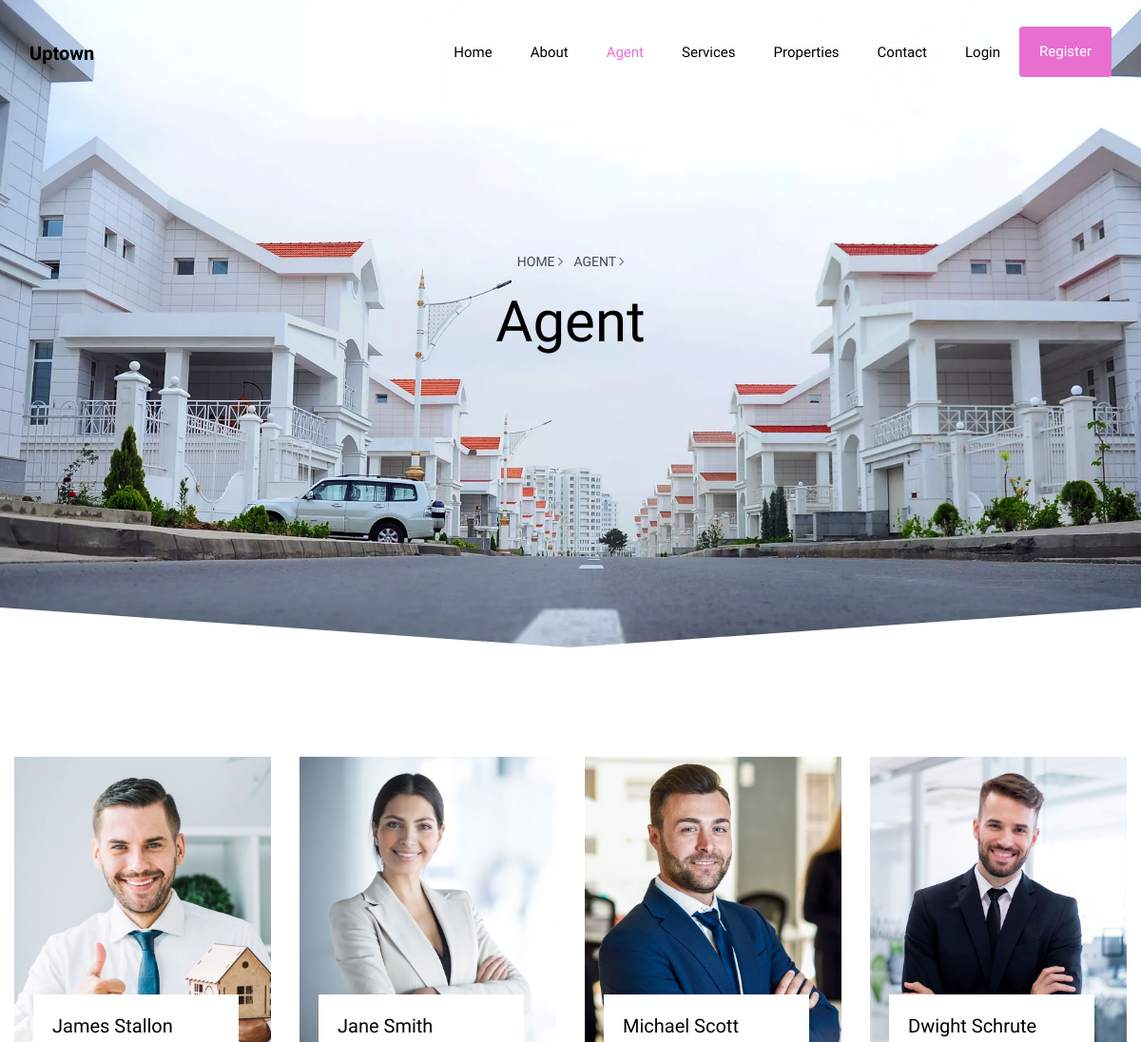
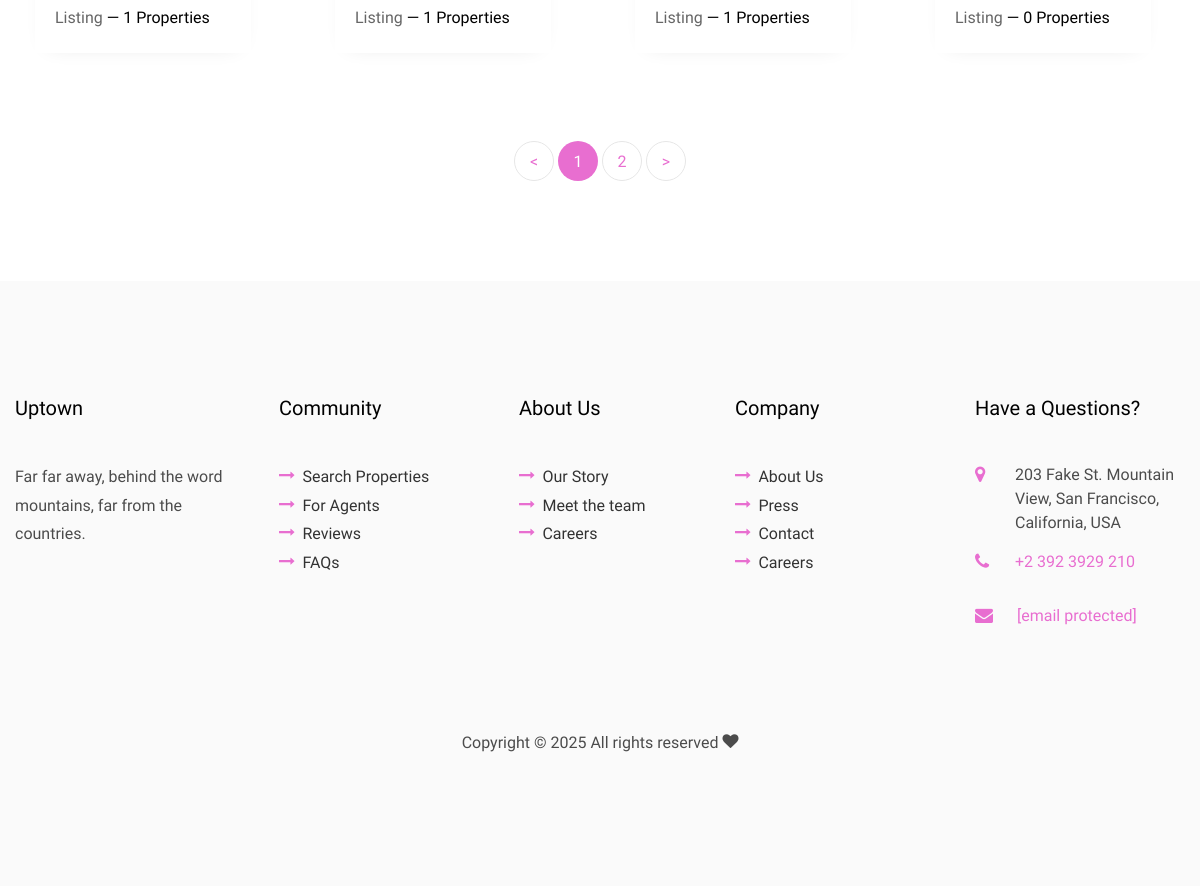
Page /agent.php on the committed database (2 pictures, top to bottom).
### tables this page shows
CREATE TABLE users (
    id INT AUTO_INCREMENT PRIMARY KEY,
    username VARCHAR(100) NOT NULL,
    name VARCHAR(100) NOT NULL,
    email VARCHAR(100) UNIQUE NOT NULL,
    password_hash VARCHAR(255) NOT NULL,
    role ENUM('end-user', 'agent', 'admin') NOT NULL,
    profile_pic VARCHAR(255) NULL,
    contact VARCHAR(15) ,
    created_at TIMESTAMP DEFAULT CURRENT_TIMESTAMP
);

### backend/select_agents.php (called while the page is built, shortened)
<?php
$limit = 4;
$page = isset($_GET['agent_page']) ? (int)$_GET['agent_page'] : 1;
$offset = ($page - 1) * $limit;
try {
    $countStmt = $conn->prepare("SELECT COUNT(*) FROM users WHERE role = 'agent'");
    $countStmt->execute();
    $total_agents = $countStmt->fetchColumn();
    $total_pages = ceil($total_agents / $limit);
    $stmt = $conn->prepare("
        SELECT u.id, u.name, u.profile_pic,
            (SELECT COUNT(*) FROM properties p WHERE p.agent_id = u.id) AS property_count
        FROM users u
        WHERE u.role = 'agent'
        LIMIT :limit OFFSET :offset
    ");
    $stmt->bindValue(':limit', $limit, PDO::PARAM_INT);
    $stmt->bindValue(':offset', $offset, PDO::PARAM_INT);
    $stmt->execute();
    $agents = $stmt->fetchAll(PDO::FETCH_ASSOC);
    $message = true;
} catch (PDOException $e) {
    $message = "Error fetching agents: " . $e->getMessage();
    exit();
}

### agent.php (the view, shortened to what this page needs)
<?php require_once("components/header.php");
if ($conMessage):
	require_once("backend/select_agents.php");
endif;
?>
<section class="hero-wrap hero-wrap-2 ftco-degree-bg js-fullheight" style="background-image: url('images/bg_1.jpg');" data-stellar-background-ratio="0.5">
	<div class="overlay"></div>
	<div class="container">
		<div class="row no-gutters slider-text js-fullheight align-items-center justify-content-center">
			<div class="col-md-9 ftco-animate pb-5 text-center">
				<p class="breadcrumbs"><span class="mr-2"><a href="index.php">Home <i class="ion-ios-arrow-forward"></i></a></span> <span>Agent <i class="ion-ios-arrow-forward"></i></span></p>
				<h1 class="mb-3 bread">Agent</h1>
			</div>
		</div>
	</div>
</section>
<section class="ftco-section ftco-agent">
	<div class="container">
		<?php if ($message): ?>
			<div class="row">
				<?php foreach ($agents as $agent): ?>
					<div class="col-md-3">
						<div class="agent">
							<div class="img custom-img">
								<img src="<?php echo !empty($agent['profile_pic']) ? "dashboard/" . $agent['profile_pic'] : 'images/default-agent.jpg'; ?>" class="img-fluid" alt="Agent Image">
							</div>
							<div class="desc">
								<h3>
									<a href="single-agent.php?agent_id=<?php echo $agent['id']; ?>">
										<?php echo htmlspecialchars($agent['name']); ?>
									</a>
								</h3>
								<p class="h-info">
									<span class="location">Listing</span>
									<span class="details">&mdash; <?php echo $agent['property_count']; ?> Properties</span>
								</p>
							</div>
						</div>
					</div>
				<?php endforeach; ?>
			</div>
			<div class="row mt-5">
				<div class="col text-center">
					<div class="block-27">
						<ul>
							<?php if ($page > 1): ?>
								<li><a href="agent.php?agent_page=<?php echo $page - 1; ?>">&lt;</a></li>
							<?php else: ?>
								<li class="disabled"><span>&lt;</span></li>
							<?php endif; ?>
							<?php for ($i = 1; $i <= $total_pages; $i++): ?>
								<?php if ($i == $page): ?>
									<li class="active"><span><?php echo $i; ?></span></li>
								<?php else: ?>
									<li><a href="agent.php?agent_page=<?php echo $i; ?>"><?php echo $i; ?></a></li>
								<?php endif; ?>
							<?php endfor; ?>
							<?php if ($page < $total_pages): ?>
								<li><a href="agent.php?agent_page=<?php echo $page + 1; ?>">&gt;</a></li>
							<?php else: ?>
								<li class="disabled"><span>&gt;</span></li>
							<?php endif; ?>
						</ul>
					</div>
				</div>
			</div>
		<?php endif; ?>
	</div>
</section>
<?php include_once "components/footer.php" ?>

### agent.php (style rules this page uses)
.custom-img { height: 300px; overflow: hidden; }

### rows in the picture
users: profile_pic (picture), name "James Stallon", property_count "1"
users: profile_pic (picture), name "Jane Smith", property_count "1"
users: profile_pic (picture), name "Michael Scott", property_count "1"
users: profile_pic (picture), name "Dwight Schrute", property_count "0"
